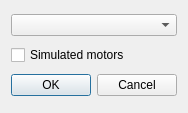
<?xml version="1.0" encoding="UTF-8"?>
<ui version="4.0">
 <class>StartupDialog</class>
 <widget class="QDialog" name="StartupDialog">
  <property name="geometry">
   <rect>
    <x>0</x>
    <y>0</y>
    <width>176</width>
    <height>113</height>
   </rect>
  </property>
  <property name="windowTitle">
   <string>Robot Version</string>
  </property>
  <property name="modal">
   <bool>true</bool>
  </property>
  <layout class="QGridLayout" name="gridLayout">
   <item row="2" column="0">
    <widget class="QDialogButtonBox" name="buttonBox">
     <property name="orientation">
      <enum>Qt::Horizontal</enum>
     </property>
     <property name="standardButtons">
      <set>QDialogButtonBox::Cancel|QDialogButtonBox::Ok</set>
     </property>
    </widget>
   </item>
   <item row="0" column="0">
    <widget class="QComboBox" name="comboBox_robotVersion"/>
   </item>
   <item row="1" column="0">
    <widget class="QCheckBox" name="checkBox_simulated">
     <property name="text">
      <string>Simulated motors</string>
     </property>
    </widget>
   </item>
  </layout>
 </widget>
 <tabstops>
  <tabstop>comboBox_robotVersion</tabstop>
  <tabstop>checkBox_simulated</tabstop>
 </tabstops>
 <resources/>
 <connections>
  <connection>
   <sender>buttonBox</sender>
   <signal>accepted()</signal>
   <receiver>StartupDialog</receiver>
   <slot>accept()</slot>
   <hints>
    <hint type="sourcelabel">
     <x>248</x>
     <y>254</y>
    </hint>
    <hint type="destinationlabel">
     <x>157</x>
     <y>274</y>
    </hint>
   </hints>
  </connection>
  <connection>
   <sender>buttonBox</sender>
   <signal>rejected()</signal>
   <receiver>StartupDialog</receiver>
   <slot>reject()</slot>
   <hints>
    <hint type="sourcelabel">
     <x>316</x>
     <y>260</y>
    </hint>
    <hint type="destinationlabel">
     <x>286</x>
     <y>274</y>
    </hint>
   </hints>
  </connection>
 </connections>
</ui>
